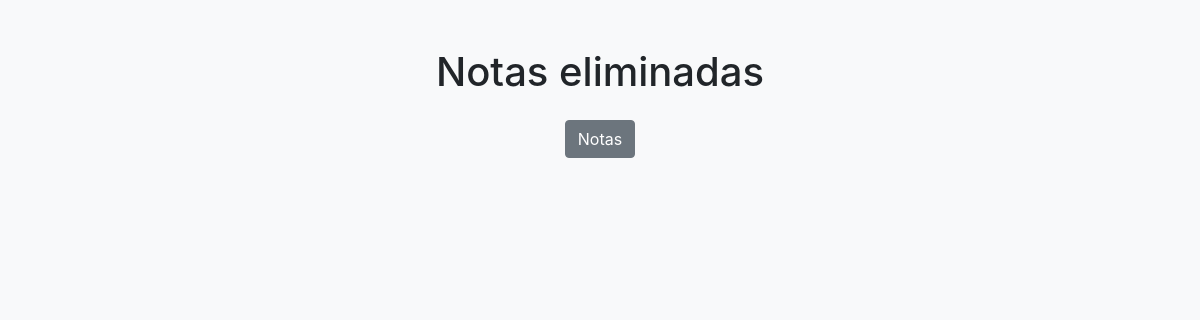
The page /vistas/papelera.php on the database as committed earlier.
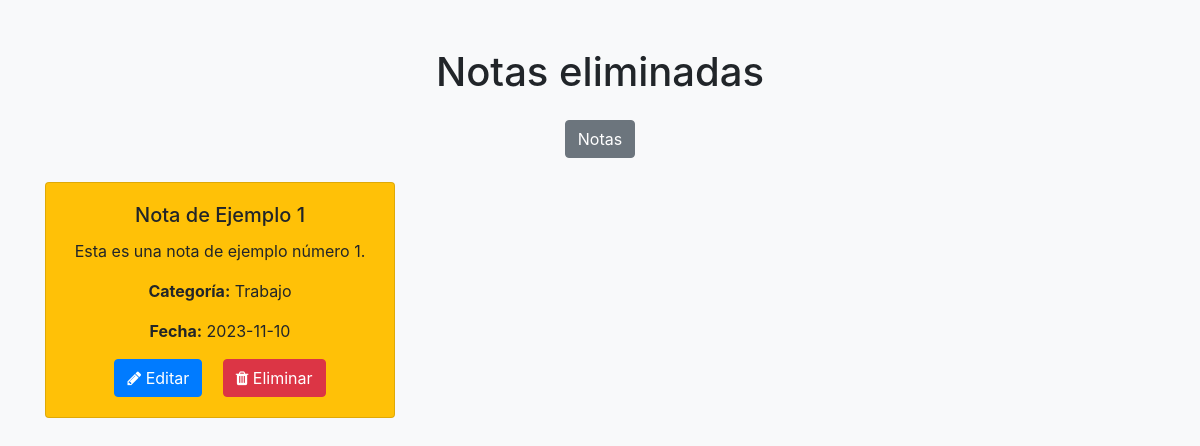
The same page on the database as committed later.
### tables this page shows
CREATE TABLE `notas` (
  `id` int(11) NOT NULL,
  `id_usuario` int(11) NOT NULL,
  `titulo` varchar(100) NOT NULL,
  `descripcion` text DEFAULT NULL,
  `categoria_id` int(11) NOT NULL,
  `fecha` date NOT NULL,
  `estado` int(11) NOT NULL DEFAULT 1
);

CREATE TABLE `categorias` (
  `id` int(11) NOT NULL,
  `nombre_categoria` varchar(80) DEFAULT NULL
);

### conexion/conexion.php (called while the page is built, shortened)
<?php
class conexion{
    public function pdo(){
        try{
            $connPDO = new PDO('mysql:host='.server.';dbname='.database,user,password);
        }catch(PDOException $e){
            echo "Se produjo un error: ".$e->getMessage();
            die();
        }finally{
            return $connPDO;
        }
    }
    public function MostrarSQL($sql){
        $rs = $this->pdo()->query($sql);
        return $rs;
    }
}

### vistas/papelera.php (the view, shortened to what this page needs)
<?php
include("../conexion/conexion.php");
$conn = new conexion();
$sql = "SELECT n.id, u.usuario, n.titulo, n.descripcion, c.nombre_categoria, n.fecha, n.estado FROM notas n INNER JOIN usuarios u ON n.id_usuario = u.id INNER JOIN categorias c ON u.id = c.id WHERE estado = 2;";
$res = $conn->MostrarSQL($sql);
function getCardClass($noteDate)
{
    $currentDate = date("Y-m-d");
    return ($noteDate < $currentDate) ? "bg-warning" : "bg-primary";
}
?>
<!DOCTYPE html>
<html lang="en">
<head>
    <link rel="stylesheet" href="https://maxcdn.bootstrapcdn.com/bootstrap/4.5.2/css/bootstrap.min.css">
    <link rel="stylesheet" href="https://maxcdn.bootstrapcdn.com/font-awesome/4.7.0/css/font-awesome.min.css">
</head>
<body class="bg-light">
    <div class="container mt-5">
        <div class="text-center">
            <h1 class="text-center">Notas eliminadas</h1>
            <a href="notas.php" <button class="btn btn-secondary mt-3">Notas</button></a>
        </div>
        <div class="row mt-4">
            <?php foreach ($res as $row) { ?>
                <div class="col-lg-4 col-md-6 col-sm-12 mb-4">
                    <div class="card <?php echo getCardClass($row['fecha']); ?>">
                        <div class="card-body text-center">
                            <h5 class="card-title"><?php echo $row['titulo']; ?></h5>
                            <p class="card-text"><?php echo $row['descripcion']; ?></p>
                            <p class="card-text"><strong>Categoría:</strong> <?php echo $row['nombre_categoria']; ?></p>
                            <p class="card-text"><strong>Fecha:</strong> <?php echo $row['fecha']; ?></p>
                            <button class="btn btn-primary mx-2"><i class="fa fa-pencil"></i> Editar</button>
                            <button class="btn btn-danger mx-2"><i class="fa fa-trash"></i> Eliminar</button>
                        </div>
                    </div>
                </div>
            <?php } ?>
        </div>
    </div>
</body>
</html>

Rows that differ between the two databases and show on the page:
now on this page (row edited): notas: titulo "Nota de Ejemplo 1", descripcion "Esta es una nota de ejemplo número 1.", categoria.nombre_categoria "Trabajo", fecha "2023-11-10"
